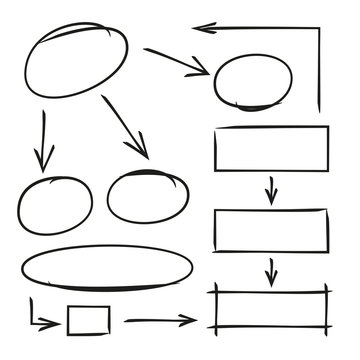
#> input picture v1-using-cv2/sketch.jpg, 360 x 360 px
$ python main.py
#> lines starting #> are read from the running program, lines starting #| are printed output that depends on the picture; after the words box and inside, x2 and y2 are one past the last pixel; in counts of white or black regions, pixels touching at a corner belong together
import cv2
import numpy as np
import pytesseract
from matplotlib import pyplot as plt

# Set up Tesseract path (update this to your Tesseract installation path)
pytesseract.pytesseract.tesseract_cmd = r'C:\Program Files\Tesseract-OCR\tesseract.exe'

def preprocess_image(image_path):
    """Preprocess the image: grayscale, thresholding, and edge detection."""
#> called with image_path = 'sketch.jpg'
    # Load image
    image = cv2.imread(image_path)
#> image is the input picture: shape (360, 360, 3); mean B, G, R 239.2, 239.5, 239.5
    gray = cv2.cvtColor(image, cv2.COLOR_BGR2GRAY)

    # Apply Gaussian blur and thresholding
    blurred = cv2.GaussianBlur(gray, (5, 5), 0)
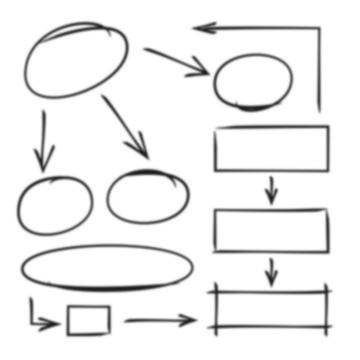
#> blurred: shape (360, 360); min 29, max 255, mean 239.5
    _, binary = cv2.threshold(blurred, 127, 255, cv2.THRESH_BINARY_INV)
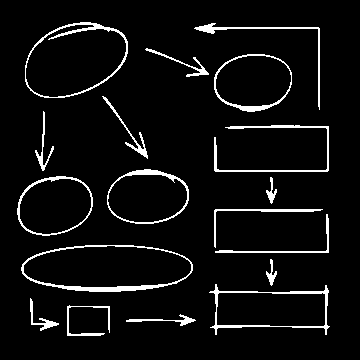
#> binary: shape (360, 360); 5.7% white in thin lines or dots, all inside (x1, y1, x2, y2) = (17, 22, 330, 336)

    # Detect edges
    edges = cv2.Canny(binary, 50, 150)
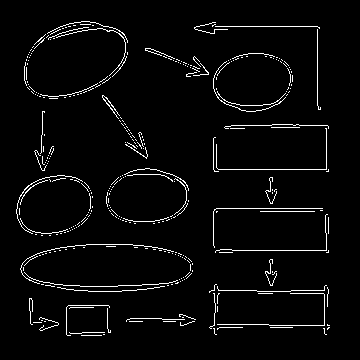
#> edges: shape (360, 360); 3.5% white in thin lines or dots, all inside (x1, y1, x2, y2) = (16, 21, 330, 336)
    return image, edges

def detect_shapes(edges):
    """Detect shapes using contour detection."""
    contours, _ = cv2.findContours(edges, cv2.RETR_EXTERNAL, cv2.CHAIN_APPROX_SIMPLE)
#> contours = 341 contours, all with area under 20
    shapes = []
    for contour in contours:
        # Approximate the contour to a polygon
        epsilon = 0.01 * cv2.arcLength(contour, True)
        approx = cv2.approxPolyDP(contour, epsilon, True)

        # Classify the shape based on the number of vertices
        if len(approx) == 3:
            shape = "Triangle"
        elif len(approx) == 4:
            # Check if it's a rectangle or square
            x, y, w, h = cv2.boundingRect(approx)
            aspect_ratio = float(w) / h
            shape = "Square" if 0.95 <= aspect_ratio <= 1.05 else "Rectangle"
        elif len(approx) == 5:
            shape = "Pentagon"
        else:
            shape = "Circle"

        shapes.append((shape, approx))
#> this loop made 341 passes
#> (contour, epsilon, approx, x, y, w, h, aspect_ratio) on passes 6, 21: ([[328, 327], [327, 328], [327, 329], [329, 327]], 0.0624, [[329, 327], [328, 327], [327, 328], [327, 329]], 327, 327, 3, 3, 1), ([[70, 307], [69, 308], [70, 307], [93, 307]], 0.488, [[69, 308], [70, 307], [93, 307], [70, 307]], 69, 307, 25, 2, 12.5)
#> (epsilon, approx, x, y, w, h, aspect_ratio, shape) on passes 9, 16, 30, 31: (0.0541, [[327, 324], [327, 325], [329, 325], [328, 325]], 327, 324, 3, 2, 1.5, 'Rectangle'), (1.2, [[126, 321], [130, 318], [184, 319], [130, 318]], 126, 318, 59, 4, 14.75, 'Rectangle'), (2.21, [[164, 286], [121, 291], [57, 287], [121, 291]], 57, 286, 108, 6, 18, 'Rectangle'), (2.34, [[326, 285], [323, 290], [217, 288], [324, 290]], 217, 285, 110, 6, 18.33, 'Rectangle')
#> after the loop, shapes = 341 items
    return shapes

def detect_text(image):
    """Detect text using OCR."""
    text = pytesseract.image_to_string(image)
    return text.strip()

def reconstruct_diagram(image, shapes, text):
    """Reconstruct the diagram by drawing shapes and text."""
    output_image = image.copy()
    for shape, approx in shapes:
        cv2.drawContours(output_image, [approx], -1, (0, 255, 0), 2)
        # Label the shape
        M = cv2.moments(approx)
        if M["m00"] != 0:
            cx = int(M["m10"] / M["m00"])
            cy = int(M["m01"] / M["m00"])
            cv2.putText(output_image, shape, (cx - 20, cy), cv2.FONT_HERSHEY_SIMPLEX, 0.5, (255, 0, 0), 2)

    # Add detected text
    cv2.putText(output_image, f"Detected Text: {text}", (10, 30), cv2.FONT_HERSHEY_SIMPLEX, 0.7, (0, 0, 255), 2)
    return output_image

def main(image_path):
    # Step 1: Preprocess the image
    image, edges = preprocess_image(image_path)

    # Step 2: Detect shapes
    shapes = detect_shapes(edges)
#> shapes = 341 items

    # Step 3: Detect text
    text = detect_text(image)

    # Step 4: Reconstruct the diagram
    output_image = reconstruct_diagram(image, shapes, text)

    # Display the result
    plt.imshow(cv2.cvtColor(output_image, cv2.COLOR_BGR2RGB))
    plt.title("Reconstructed Diagram")
    plt.axis("off")
    plt.show()

# Run the prototype
if __name__ == "__main__":
    image_path = "sketch.jpg"  # Replace with your hand-drawn sketch file
    main(image_path)
#> (the call stopped at in detect_text, `text = pytesseract.image_to_string(image)`: pytesseract is not available in this run)
